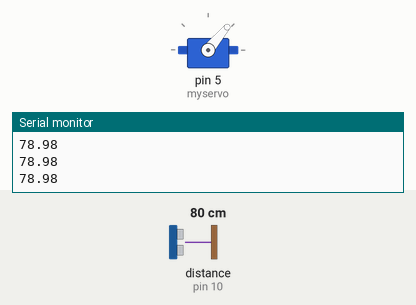
The sketch below on a simulated Arduino Uno, built with avr-gcc and run on an emulated ATmega328P. On the bench: servo, the last lines printed to the serial monitor. Wiring (inferred from the names in the program): ultrasonic range finder: trigger pin 9; echo pin 10. The inputs (shaded band) are chosen by the test bench; at power-on: distance to the obstacle (sensor on pin 10) 80 cm. The echo pulse lasts 58.3 µs per cm.

Above: at 3.7 s.
3.8 s: distance to the obstacle (sensor on pin 10) set to 2 cm
At 5.0 s:
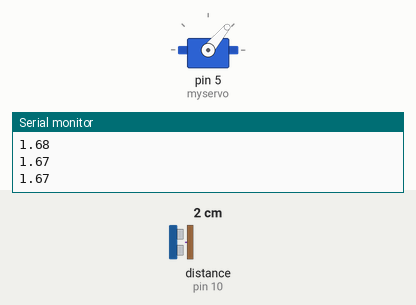
5.3 s: distance to the obstacle (sensor on pin 10) set to 9 cm
6.8 s: distance to the obstacle (sensor on pin 10) set to 4 cm
At 9.05 s:
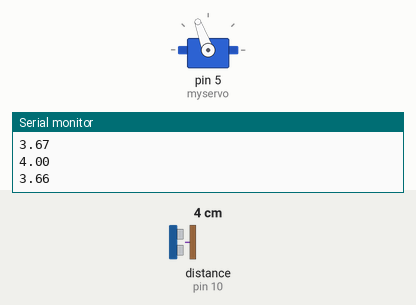
9.8 s: distance to the obstacle (sensor on pin 10) set to 120 cm
At 11.2 s:
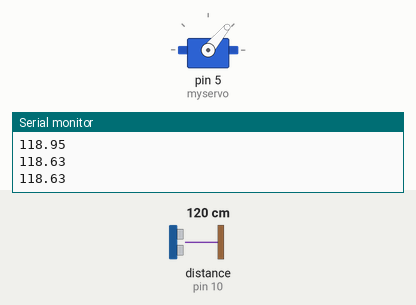
Timing chart, 0 to 12.3 s (numbered marks = the images above; inputs shaded):
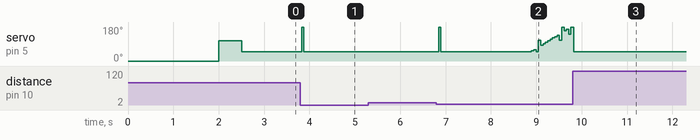

Measured:
- after the input at 3.8 s, servo on pin 5 (myservo): 50° → 180° at once, → 50° 0.05 s later
- after the input at 9.8 s, servo on pin 5 (myservo): 180° → 50° at once

The sketch:

termproject1.ino
```cpp
/*
 *  PID balance code with ping pong ball and distance sensor sharp 2y0a21
 *  by ELECTRONOOBS: https://www.youtube.com/channel/UCjiVhIvGmRZixSzupD0sS9Q
 *  Tutorial: http://electronoobs.com/eng_arduino_tut100.php
 *  Code: http://electronoobs.com/eng_arduino_tut100_code1.php
 *  Scheamtic: http://electronoobs.com/eng_arduino_tut100_sch1.php
 *  3D parts: http://electronoobs.com/eng_arduino_tut100_stl1.php
 */
#include <Wire.h>
#include <Servo.h>
///////////////////////Inputs/outputs///////////////////////
const int trigPin = 9; // TRIG pini
const int echoPin = 10; // ECHO pini
Servo myservo;  // create servo object to control a servo, later attatched to D9
////////////////////////Variables///////////////////////
int Read = 0;
float distance = 0.0;
float elapsedTime, time, timePrev;        //Variables for time control
float distance_previous_error, distance_error;
int period = 50;  //Refresh rate period of the loop is 50ms
///////////////////PID constants///////////////////////
float kp=1 ; //Mine was 8
float ki=1 ;//Mine was 0.2
float kd=10000; //Mine was 3100
float distance_setpoint = 19;    //Should be the distance from sensor to the middle of the bar in cm
float PID_p, PID_i, PID_d, PID_total;
///////////////////////////////////////////////////////
void setup() {
  //analogReference(EXTERNAL);
  Serial.begin(9600);
  myservo.attach(5);  // attaches the servo on pin 9 to the servo object
  myservo.write(0); //Put the servo at angle 125, so the balance is in the middle
  delay(2000);
  myservo.write(108); //Put the servo at angle 125, so the balance is in the middle
  time = millis();
  delay(500);
  pinMode(trigPin, OUTPUT);
  pinMode(echoPin, INPUT);
}

void loop() {
  if (millis() > time+period)
  {
    time = millis();
    distance = get_dist();
    Serial.println(distance );

    //p icin hesap
    distance_error = distance_setpoint - distance;
    PID_p = kp * distance_error;

    // d icin hesap
    float dist_diference = distance_error - distance_previous_error;
    PID_d = kd*((distance_error - distance_previous_error)/period);

    // i icin hesap
    //if(-3 < distance_error && distance_error < 3) //
   // {
      PID_i = PID_i + (ki * distance_error);
   // }
    //else
   // {
     // PID_i = 0;
   // }


    //PID_total = PID_p ;// yalnizca p kontrolcu
    //PID_total = PID_p +  PID_d; // pd
    //PID_total = PID_p + PID_i + ; // pi
    PID_total = PID_p + PID_i + PID_d; // pid
    PID_total = map(PID_total, -150, 150, 0, 150);

    if(PID_total < 20){PID_total = 20;}
    if(PID_total > 160) {PID_total = 160; }

    myservo.write(PID_total+30); //derece angular location
    distance_previous_error = distance_error;
  }
}

float get_dist()
{ long duration;
  float distance_cm;

  digitalWrite(trigPin, LOW);
  delayMicroseconds(2);
  digitalWrite(trigPin, HIGH);
  delayMicroseconds(10);
  digitalWrite(trigPin, LOW);

  duration = pulseIn(echoPin, HIGH);
  distance_cm = duration * 0.034 / 2; // Sesin hızı yaklaşık 34 cm/ms olduğu için hesap yapılır
  return(distance_cm);
}
```
